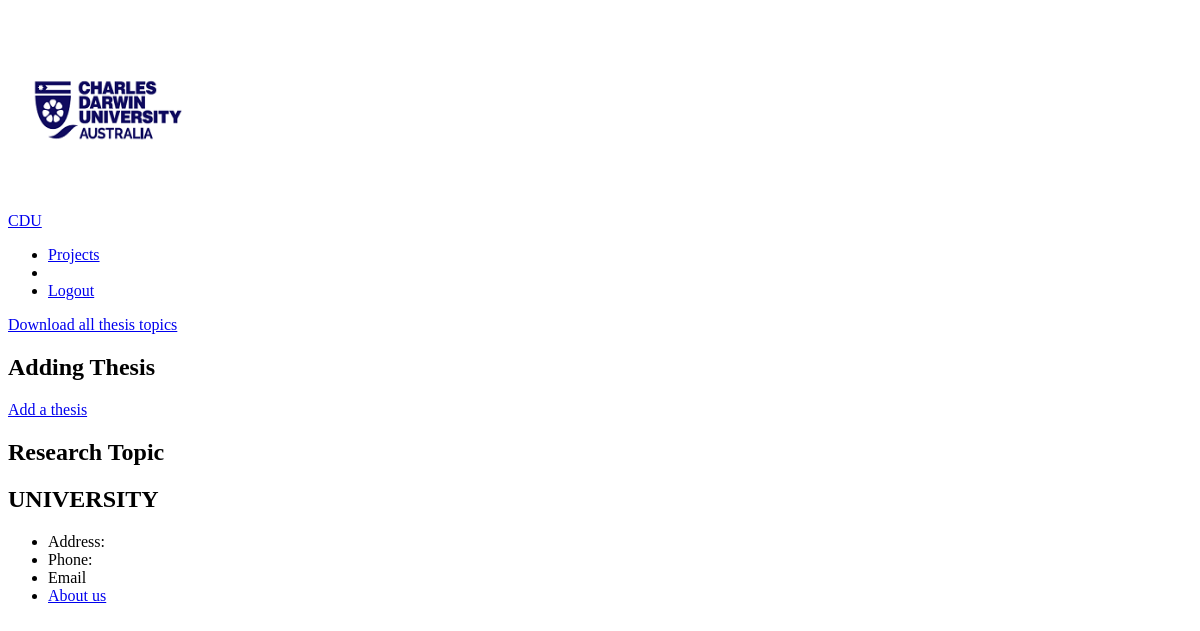
The page /management/projects/ on the database as committed earlier.
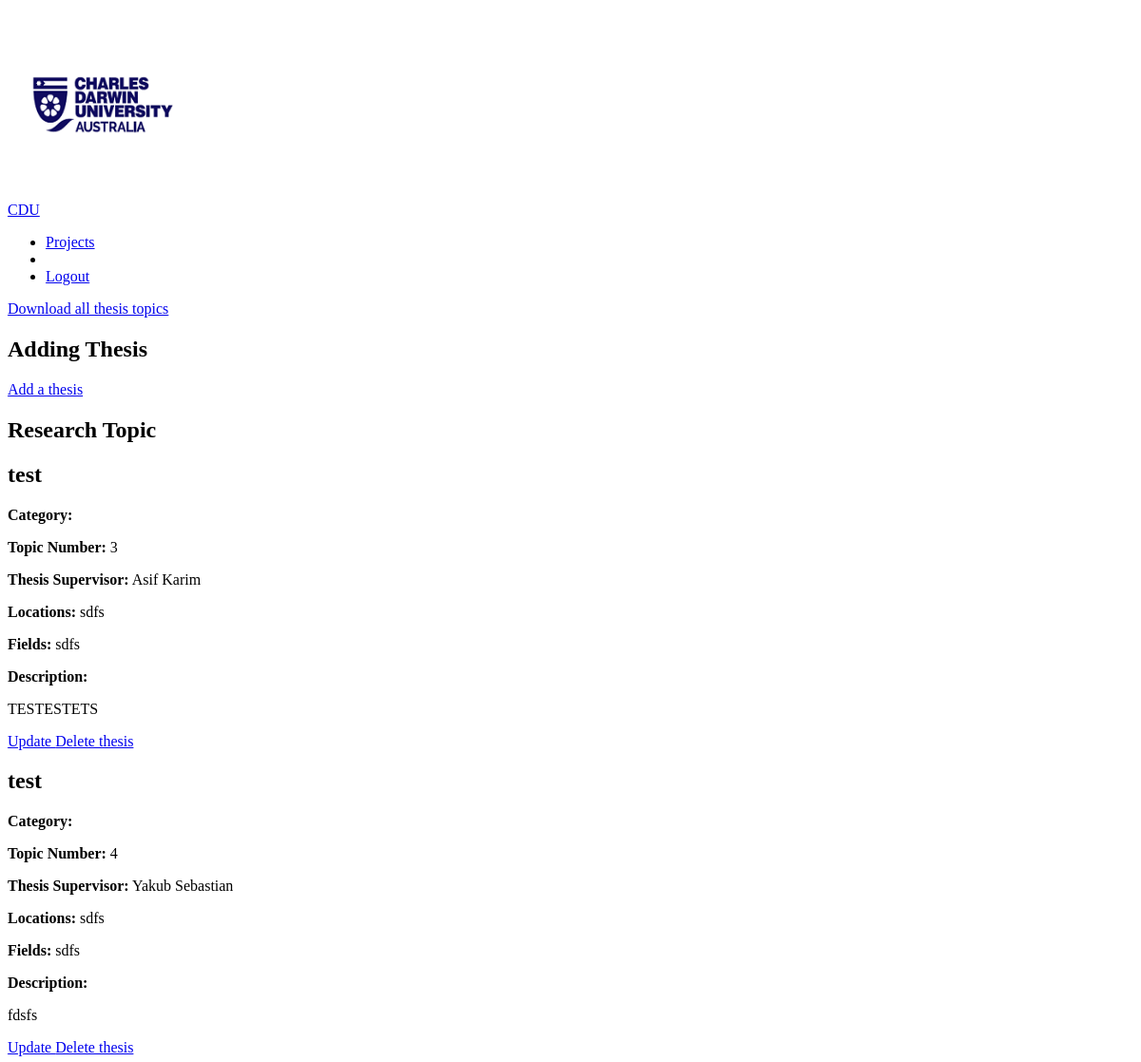
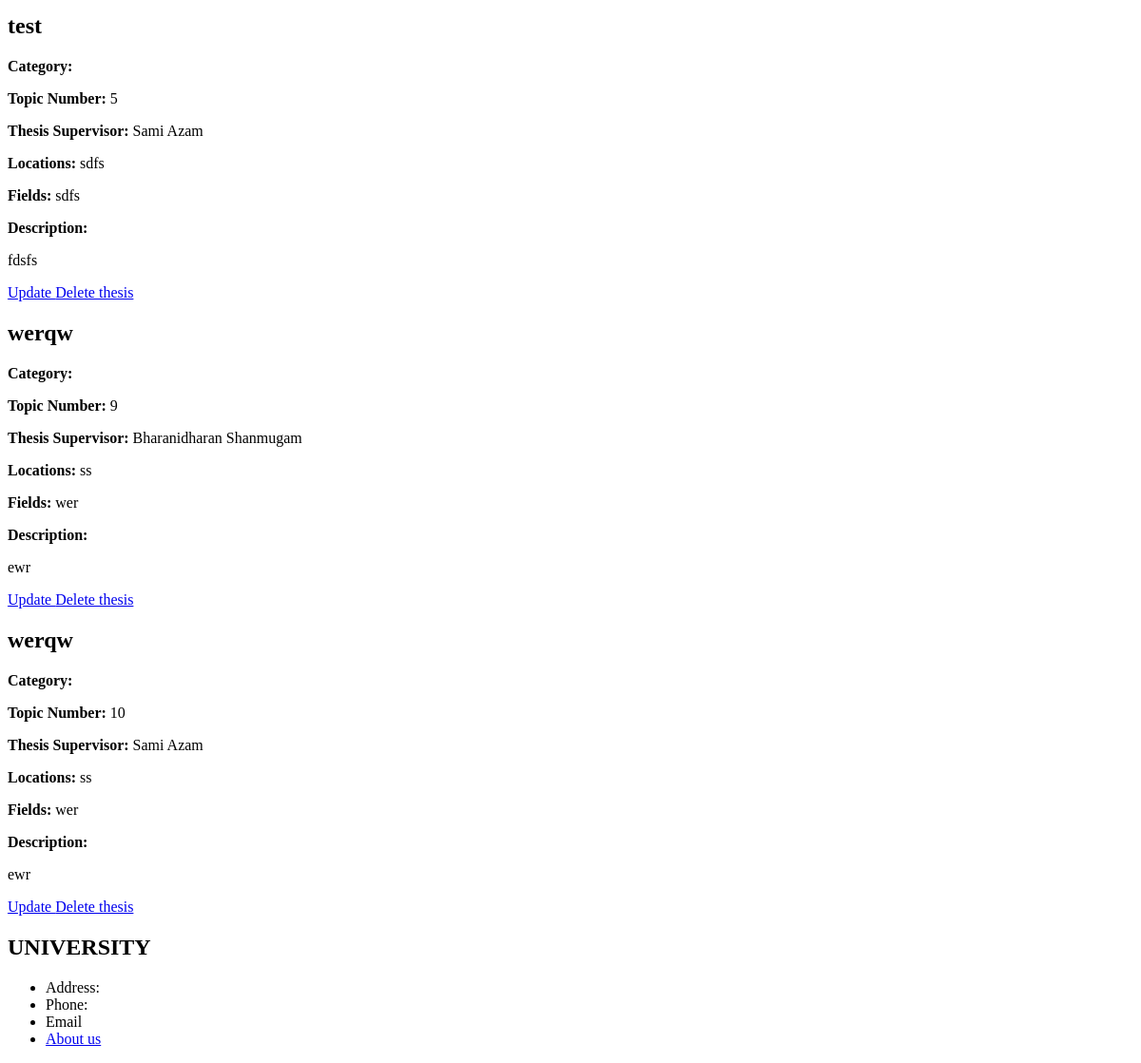
The same page on the database as committed later (2 pictures, top to bottom).
### management/models.py (models this page shows, shortened)
class Project(models.Model):
    supervisor = models.ForeignKey(User, null=True, on_delete=models.SET_NULL)
    title = models.CharField(max_length=100, null=True)
    category = models.ManyToManyField("Category", blank=True)
    topic_num = models.PositiveIntegerField("Topic number", null=True, unique=True)
    location = models.CharField("location", max_length=100, null=True)
    research_areas = models.CharField("Fields of study", max_length=100, null=True)
    description = models.TextField(blank=True)

### accounts/models.py (models this page shows)
class User(AbstractUser):
    USER_TYPE_CHOICES = (
        ('unit_coordinator', 'Unit Coordinator'),
        ('supervisor', 'Supervisor'),
        ('student', 'Student'),
    )
    user_type = models.CharField(max_length=20, choices=USER_TYPE_CHOICES, default='student')
    groups = models.ManyToManyField(
        'auth.Group',
        verbose_name='groups',
        blank=True,
        help_text='The groups this user belongs to. A user will get all permissions granted to each of their groups.',
        related_name='custom_user_set',
        related_query_name='user',
    )
    user_permissions = models.ManyToManyField(
        'auth.Permission',
        verbose_name='user permissions',
        blank=True,
        help_text='Specific permissions for this user.',
        related_name='custom_user_set',
        related_query_name='user',
    )

### management/views.py (the view)
# urls.py: path("projects/", views.manage_project, name="manage-project"),
def manage_project(request):
    projects_list = Project.objects.all().order_by("topic_num")
    context = {
        "projects": projects_list
    }
    return render(request, "management/management_project.html", context)

### management/templates/management/management_project.html (shortened to what this page needs)
{% extends "management/management_base.html" %}
{% load static %}
{% block css_files %}
    <link rel="stylesheet" href="{% static "management_project.css"%}">
{% endblock %}
{% block content %}
<a href="{% url "project-csv" %}">Download all thesis topics</a>
<section class="add">
    <h1>Adding Thesis</h1>
    <a href="{% url "add-project" %}">Add a thesis</a>
</section>
<section class="theses">
    <h1 class="container__heading">Research Topic</h1>
    {% for project in projects %}
    <section class="section">
        <div class="container">
            <div class="project">
                <h2 class="project__heading">{{ project.title }}</h2>
                <p><strong>Category:</strong>
                </p>
                <p><strong>Topic Number:</strong> {{ project.topic_num }}</p>
                <p><strong>Thesis Supervisor:</strong> {{ project.supervisor.first_name }} {{ project.supervisor.last_name }}</p>
                <p><strong>Locations:</strong> {{ project.location }}</p>
                <p><strong>Fields:</strong> {{ project.research_areas }}</p>
                <p><strong>Description: </strong> {{ project.description|linebreaks }}</p>
            </div>
        </div>
    </section>
    <section class="section">
        <a class="link" href="{% url 'update-project' project.topic_num %}"> Update </a>
        <a class="link" href="{% url 'delete-project' project.topic_num %}"> Delete thesis </a>
    </section>
{% endfor %}
</section>
{% endblock content %}

Rows that differ between the two databases and show on the page:
added Project: title "test", topic_num "3", supervisor.first_name "Asif", supervisor.last_name "Karim", location "sdfs", research_areas "sdfs", description "TESTESTETS"
added Project: title "test", topic_num "4", supervisor.first_name "Yakub", supervisor.last_name "Sebastian", location "sdfs", research_areas "sdfs", description "fdsfs"
added Project: title "test", topic_num "5", supervisor.first_name "Sami", supervisor.last_name "Azam", location "sdfs", research_areas "sdfs", description "fdsfs"
added Project: title "werqw", topic_num "9", supervisor.first_name "Bharanidharan", supervisor.last_name "Shanmugam", location "ss", research_areas "wer", description "ewr"
added Project: title "werqw", topic_num "10", supervisor.first_name "Sami", supervisor.last_name "Azam", location "ss", research_areas "wer", description "ewr"
